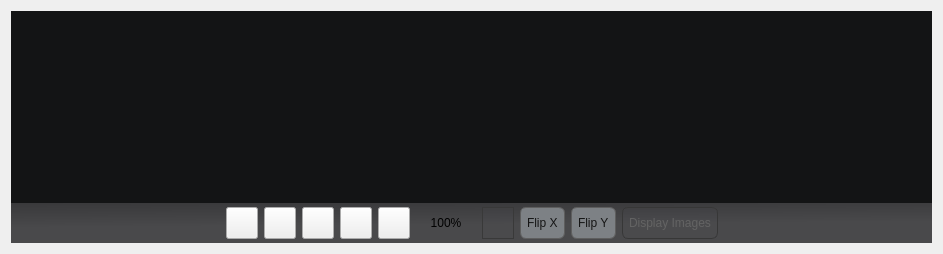
       <widget class="QWidget" name="layoutWidget">
        <layout class="QGridLayout" name="gridLayout_7">
         <property name="spacing">
          <number>0</number>
         </property>
         <item row="0" column="0">
          <widget class="QScrollArea" name="scrollArea">
           <property name="styleSheet">
            <string notr="true">QScrollArea{
border:none;
}</string>
           </property>
           <property name="widgetResizable">
            <bool>true</bool>
           </property>
           <widget class="QWidget" name="scrollAreaWidgetContents">
            <property name="geometry">
             <rect>
              <x>0</x>
              <y>0</y>
              <width>896</width>
              <height>297</height>
             </rect>
            </property>
            <layout class="QHBoxLayout" name="horizontalLayout_4">
             <property name="spacing">
              <number>0</number>
             </property>
             <property name="leftMargin">
              <number>0</number>
             </property>
             <property name="topMargin">
              <number>0</number>
             </property>
             <property name="rightMargin">
              <number>0</number>
             </property>
             <property name="bottomMargin">
              <number>0</number>
             </property>
             <item>
              <widget class="CustomGraphicsView" name="m_ImageView">
               <property name="styleSheet">
                <string notr="true">QGraphicsView{
background-color: rgb(19,20,21);
border:none;
}
</string>
               </property>
              </widget>
             </item>
            </layout>
           </widget>
          </widget>
         </item>
         <item row="1" column="0">
          <widget class="QWidget" name="m_ControlWidget" native="true">
           <property name="sizePolicy">
            <sizepolicy hsizetype="Preferred" vsizetype="Fixed">
             <horstretch>0</horstretch>
             <verstretch>0</verstretch>
            </sizepolicy>
           </property>
           <property name="minimumSize">
            <size>
             <width>0</width>
             <height>0</height>
            </size>
           </property>
           <property name="styleSheet">
            <string notr="true">QWidget#m_ControlWidget{
background: qlineargradient(x1:0, y1:0, x1:1, y1:6, stop: 0.9#49494b, stop:1#39393b);
}

QLabel{
background:none;
}

QLabel::disabled{
color:rgba(165,165,165,20%);
}

 QCheckBox{
background-color:rgb(125,129,133);
border-radius: 6px;
min-height:30px;
border: 1px solid rgb(94, 94, 94);
padding-right:5px;
color:rgb(21,21,21);
}

QCheckBox:checked {
background-color:rgb(166, 166, 166);
}

QCheckBox:hover {
background-color:rgb(164, 168, 172);
}

QCheckBox::indicator{
border:none;
width:0;
height:0;
}

QCheckBox::disabled {
 background-color: rgba(82, 83, 85, 10%);
 color: rgb(99, 99, 99);
 border: 1px solid rgb(55, 55, 55);
}

QPushButton::disabled{
 background-color: rgba(82, 83, 85, 10%);
 border: 1px solid rgb(57, 57, 57);
}</string>
           </property>
           <layout class="QGridLayout" name="gridLayout_11">
            <property name="leftMargin">
             <number>0</number>
            </property>
            <property name="topMargin">
             <number>4</number>
            </property>
            <property name="rightMargin">
             <number>0</number>
            </property>
            <property name="bottomMargin">
             <number>4</number>
            </property>
            <item row="0" column="8">
             <widget class="QCheckBox" name="m_FlipHorizontalCheckBox">
              <property name="enabled">
               <bool>true</bool>
              </property>
              <property name="cursor">
               <cursorShape>PointingHandCursor</cursorShape>
              </property>
              <property name="toolTip">
               <string>&lt;html&gt;&lt;head/&gt;&lt;body&gt;&lt;p&gt;&lt;span style=&quot; font-weight:600;&quot;&gt;Flip Horizontal&lt;/span&gt;&lt;/p&gt;&lt;p&gt;Flip image area horizontally.&lt;/p&gt;&lt;/body&gt;&lt;/html&gt;</string>
              </property>
              <property name="styleSheet">
               <string notr="true"/>
              </property>
              <property name="text">
               <string>Flip X</string>
              </property>
             </widget>
            </item>
            <item row="0" column="9">
             <widget class="QCheckBox" name="m_FlipVerticalCheckBox">
              <property name="enabled">
               <bool>true</bool>
              </property>
              <property name="cursor">
               <cursorShape>PointingHandCursor</cursorShape>
              </property>
              <property name="toolTip">
               <string>&lt;html&gt;&lt;head/&gt;&lt;body&gt;&lt;p&gt;&lt;span style=&quot; font-weight:600;&quot;&gt;Flip Vertical&lt;/span&gt;&lt;/p&gt;&lt;p&gt;Flip image area vertically.&lt;/p&gt;&lt;/body&gt;&lt;/html&gt;</string>
              </property>
              <property name="styleSheet">
               <string notr="true"/>
              </property>
              <property name="text">
               <string>Flip Y</string>
              </property>
             </widget>
            </item>
            <item row="0" column="6">
             <widget class="QLabel" name="m_ZoomLabel">
              <property name="enabled">
               <bool>true</bool>
              </property>
              <property name="sizePolicy">
               <sizepolicy hsizetype="Fixed" vsizetype="Preferred">
                <horstretch>0</horstretch>
                <verstretch>0</verstretch>
               </sizepolicy>
              </property>
              <property name="minimumSize">
               <size>
                <width>60</width>
                <height>0</height>
               </size>
              </property>
              <property name="maximumSize">
               <size>
                <width>40</width>
                <height>16777215</height>
               </size>
              </property>
              <property name="text">
               <string>100%</string>
              </property>
              <property name="alignment">
               <set>Qt::AlignCenter</set>
              </property>
             </widget>
            </item>
            <item row="0" column="7">
             <widget class="QPushButton" name="m_SaveImageButton">
              <property name="enabled">
               <bool>false</bool>
              </property>
              <property name="minimumSize">
               <size>
                <width>32</width>
                <height>32</height>
               </size>
              </property>
              <property name="maximumSize">
               <size>
                <width>32</width>
                <height>32</height>
               </size>
              </property>
              <property name="cursor">
               <cursorShape>PointingHandCursor</cursorShape>
              </property>
              <property name="toolTip">
               <string>&lt;html&gt;&lt;head/&gt;&lt;body&gt;&lt;p&gt;&lt;span style=&quot; font-weight:600;&quot;&gt;Save one frame&lt;/span&gt;&lt;/p&gt;&lt;p&gt;Save one frame as image with format set in Settings under given path.&lt;/p&gt;&lt;/body&gt;&lt;/html&gt;</string>
              </property>
              <property name="text">
               <string/>
              </property>
              <property name="icon">
               <iconset resource="../V4L2Viewer.qrc">
                <normaloff>:/V4L2Viewer/saveSingle.ico</normaloff>:/V4L2Viewer/saveSingle.ico</iconset>
              </property>
             </widget>
            </item>
            <item row="0" column="0">
             <spacer name="horizontalSpacer_9">
              <property name="orientation">
               <enum>Qt::Horizontal</enum>
              </property>
              <property name="sizeHint" stdset="0">
               <size>
                <width>215</width>
                <height>28</height>
               </size>
              </property>
             </spacer>
            </item>
            <item row="0" column="5">
             <widget class="QPushButton" name="m_ZoomFitButton">
              <property name="sizePolicy">
               <sizepolicy hsizetype="Fixed" vsizetype="Fixed">
                <horstretch>0</horstretch>
                <verstretch>0</verstretch>
               </sizepolicy>
              </property>
              <property name="minimumSize">
               <size>
                <width>32</width>
                <height>32</height>
               </size>
              </property>
              <property name="maximumSize">
               <size>
                <width>32</width>
                <height>32</height>
               </size>
              </property>
              <property name="cursor">
               <cursorShape>PointingHandCursor</cursorShape>
              </property>
              <property name="toolTip">
               <string>&lt;html&gt;&lt;head/&gt;&lt;body&gt;&lt;p&gt;&lt;span style=&quot; font-weight:600;&quot;&gt;Fit to window&lt;/span&gt;&lt;/p&gt;&lt;p&gt;Fit image area to window.&lt;/p&gt;&lt;/body&gt;&lt;/html&gt;</string>
              </property>
              <property name="text">
               <string/>
              </property>
              <property name="icon">
               <iconset resource="../V4L2Viewer.qrc">
                <normaloff>:/V4L2Viewer/magnifying-glass1.png</normaloff>:/V4L2Viewer/magnifying-glass1.png</iconset>
              </property>
              <property name="checkable">
               <bool>false</bool>
              </property>
              <property name="checked">
               <bool>false</bool>
              </property>
             </widget>
            </item>
            <item row="0" column="4">
             <widget class="QPushButton" name="m_ZoomOutButton">
              <property name="sizePolicy">
               <sizepolicy hsizetype="Fixed" vsizetype="Fixed">
                <horstretch>0</horstretch>
                <verstretch>0</verstretch>
               </sizepolicy>
              </property>
              <property name="minimumSize">
               <size>
                <width>32</width>
                <height>32</height>
               </size>
              </property>
              <property name="maximumSize">
               <size>
                <width>32</width>
                <height>32</height>
               </size>
              </property>
              <property name="cursor">
               <cursorShape>PointingHandCursor</cursorShape>
              </property>
              <property name="toolTip">
               <string>&lt;p&gt;&lt;b&gt;Zoom out&lt;/b&gt;&lt;/p&gt;
&lt;span&gt;Zoom out&lt;/span&gt;</string>
              </property>
              <property name="text">
               <string/>
              </property>
              <property name="icon">
               <iconset resource="../V4L2Viewer.qrc">
                <normaloff>:/V4L2Viewer/magnifying-glass2.png</normaloff>:/V4L2Viewer/magnifying-glass2.png</iconset>
              </property>
              <property name="autoRepeat">
               <bool>true</bool>
              </property>
             </widget>
            </item>
            <item row="0" column="2">
             <widget class="QPushButton" name="m_StopButton">
              <property name="sizePolicy">
               <sizepolicy hsizetype="Fixed" vsizetype="Fixed">
                <horstretch>0</horstretch>
                <verstretch>0</verstretch>
               </sizepolicy>
              </property>
              <property name="minimumSize">
               <size>
                <width>32</width>
                <height>32</height>
               </size>
              </property>
              <property name="maximumSize">
               <size>
                <width>32</width>
                <height>32</height>
               </size>
              </property>
              <property name="cursor">
               <cursorShape>PointingHandCursor</cursorShape>
              </property>
              <property name="toolTip">
               <string>&lt;html&gt;&lt;head/&gt;&lt;body&gt;&lt;p&gt;&lt;span style=&quot; font-weight:600;&quot;&gt;Stop acquisition&lt;/span&gt;&lt;/p&gt;&lt;p&gt;Stop image acquisition.&lt;/p&gt;&lt;/body&gt;&lt;/html&gt;</string>
              </property>
              <property name="text">
               <string/>
              </property>
              <property name="icon">
               <iconset resource="../V4L2Viewer.qrc">
                <normaloff>:/V4L2Viewer/stop4.png</normaloff>:/V4L2Viewer/stop4.png</iconset>
              </property>
             </widget>
            </item>
            <item row="0" column="3">
             <widget class="QPushButton" name="m_ZoomInButton">
              <property name="sizePolicy">
               <sizepolicy hsizetype="Fixed" vsizetype="Fixed">
                <horstretch>0</horstretch>
                <verstretch>0</verstretch>
               </sizepolicy>
              </property>
              <property name="minimumSize">
               <size>
                <width>32</width>
                <height>32</height>
               </size>
              </property>
              <property name="maximumSize">
               <size>
                <width>32</width>
                <height>32</height>
               </size>
              </property>
              <property name="cursor">
               <cursorShape>PointingHandCursor</cursorShape>
              </property>
              <property name="toolTip">
               <string>&lt;p&gt;&lt;b&gt;Zoom in&lt;/b&gt;&lt;/p&gt;
&lt;span&gt;Zoom in &lt;/span&gt;</string>
              </property>
              <property name="text">
               <string/>
              </property>
              <property name="icon">
               <iconset resource="../V4L2Viewer.qrc">
                <normaloff>:/V4L2Viewer/zoom75.png</normaloff>:/V4L2Viewer/zoom75.png</iconset>
              </property>
              <property name="autoRepeat">
               <bool>true</bool>
              </property>
             </widget>
            </item>
            <item row="0" column="11">
             <spacer name="horizontalSpacer_2">
              <property name="orientation">
               <enum>Qt::Horizontal</enum>
              </property>
              <property name="sizeHint" stdset="0">
               <size>
                <width>214</width>
                <height>28</height>
               </size>
              </property>
             </spacer>
            </item>
            <item row="0" column="10">
             <widget class="QCheckBox" name="m_DisplayImagesCheckBox">
              <property name="enabled">
               <bool>false</bool>
              </property>
              <property name="minimumSize">
               <size>
                <width>0</width>
                <height>32</height>
               </size>
              </property>
              <property name="maximumSize">
               <size>
                <width>16777215</width>
                <height>16777215</height>
               </size>
              </property>
              <property name="cursor">
               <cursorShape>PointingHandCursor</cursorShape>
              </property>
              <property name="toolTip">
               <string>&lt;html&gt;&lt;head/&gt;&lt;body&gt;&lt;p&gt;&lt;span style=&quot; font-weight:600;&quot;&gt;Display on/off&lt;/span&gt;&lt;/p&gt;&lt;p&gt;Switch displaying images on or off.&lt;/p&gt;&lt;/body&gt;&lt;/html&gt;</string>
              </property>
              <property name="styleSheet">
               <string notr="true"/>
              </property>
              <property name="text">
               <string>Display Images</string>
              </property>
              <property name="iconSize">
               <size>
                <width>16</width>
                <height>16</height>
               </size>
              </property>
              <property name="checkable">
               <bool>true</bool>
              </property>
              <property name="checked">
               <bool>true</bool>
              </property>
             </widget>
            </item>
            <item row="0" column="1">
             <widget class="QPushButton" name="m_StartButton">
              <property name="enabled">
               <bool>true</bool>
              </property>
              <property name="sizePolicy">
               <sizepolicy hsizetype="Fixed" vsizetype="Fixed">
                <horstretch>0</horstretch>
                <verstretch>0</verstretch>
               </sizepolicy>
              </property>
              <property name="minimumSize">
               <size>
                <width>32</width>
                <height>32</height>
               </size>
              </property>
              <property name="maximumSize">
               <size>
                <width>32</width>
                <height>32</height>
               </size>
              </property>
              <property name="cursor">
               <cursorShape>PointingHandCursor</cursorShape>
              </property>
              <property name="toolTip">
               <string>&lt;html&gt;&lt;head/&gt;&lt;body&gt;&lt;p&gt;&lt;span style=&quot; font-weight:600;&quot;&gt;Start acquisition&lt;/span&gt;&lt;/p&gt;&lt;p&gt;Start image acquisition.&lt;/p&gt;&lt;/body&gt;&lt;/html&gt;</string>
              </property>
              <property name="text">
               <string/>
              </property>
              <property name="icon">
               <iconset resource="../V4L2Viewer.qrc">
                <normaloff>:/V4L2Viewer/play128.png</normaloff>:/V4L2Viewer/play128.png</iconset>
              </property>
             </widget>
            </item>
           </layout>
          </widget>
         </item>
        </layout>
       </widget>
